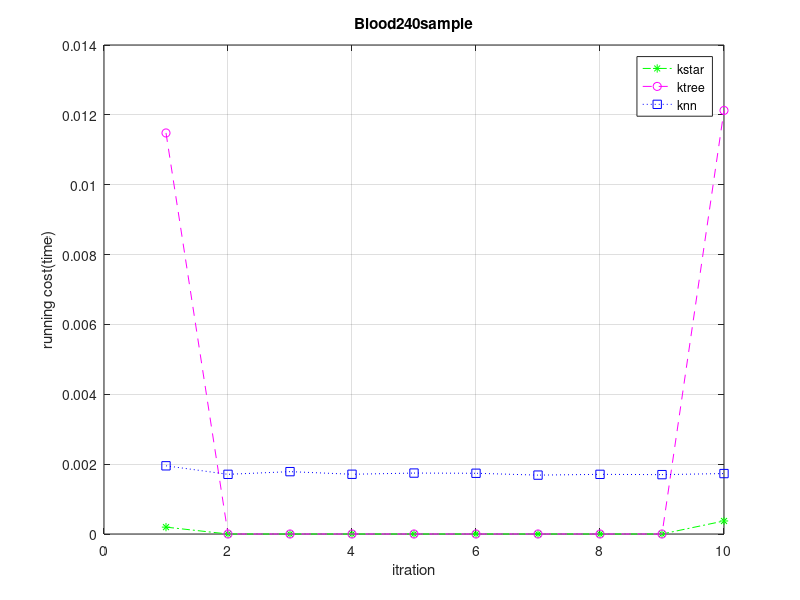

MATLAB code for this plot:
title('geman250')
aaaa=load('kstarblood240.mat');
timekstartree=aaaa.timeT;
aa=load('timeknnBlood240.mat');
timeknn=aa.timeT;
aaa=load('timektreeblood.mat');
timektree=aaa.timeT;
plot(1:10,timekstartree,'-.g*','DisplayName','kstar');
hold on;
plot(1:10,timektree,'--mo','DisplayName','ktree');
plot(1:10,timeknn,':bs','DisplayName','knn');
xlabel('itration') % x-axis label
ylabel('running cost(time)') % y-axis label
hold on;


grid on;
title('Blood240sample')
xlabel('itration') % x-axis label
ylabel('running cost(time)') % y-axis label
legend('show');